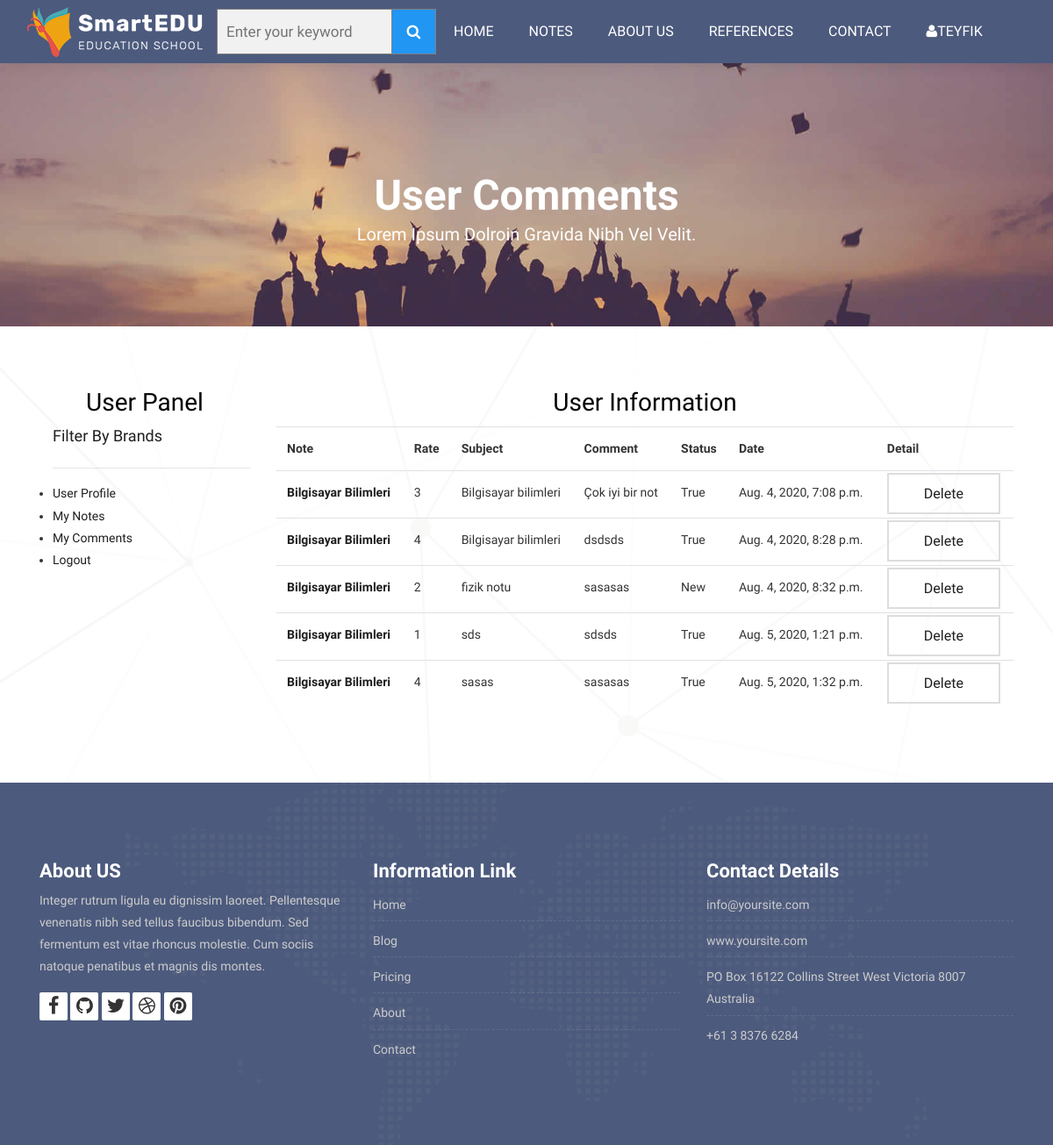
The page /user/comments/ (signed in) on the database as committed earlier.
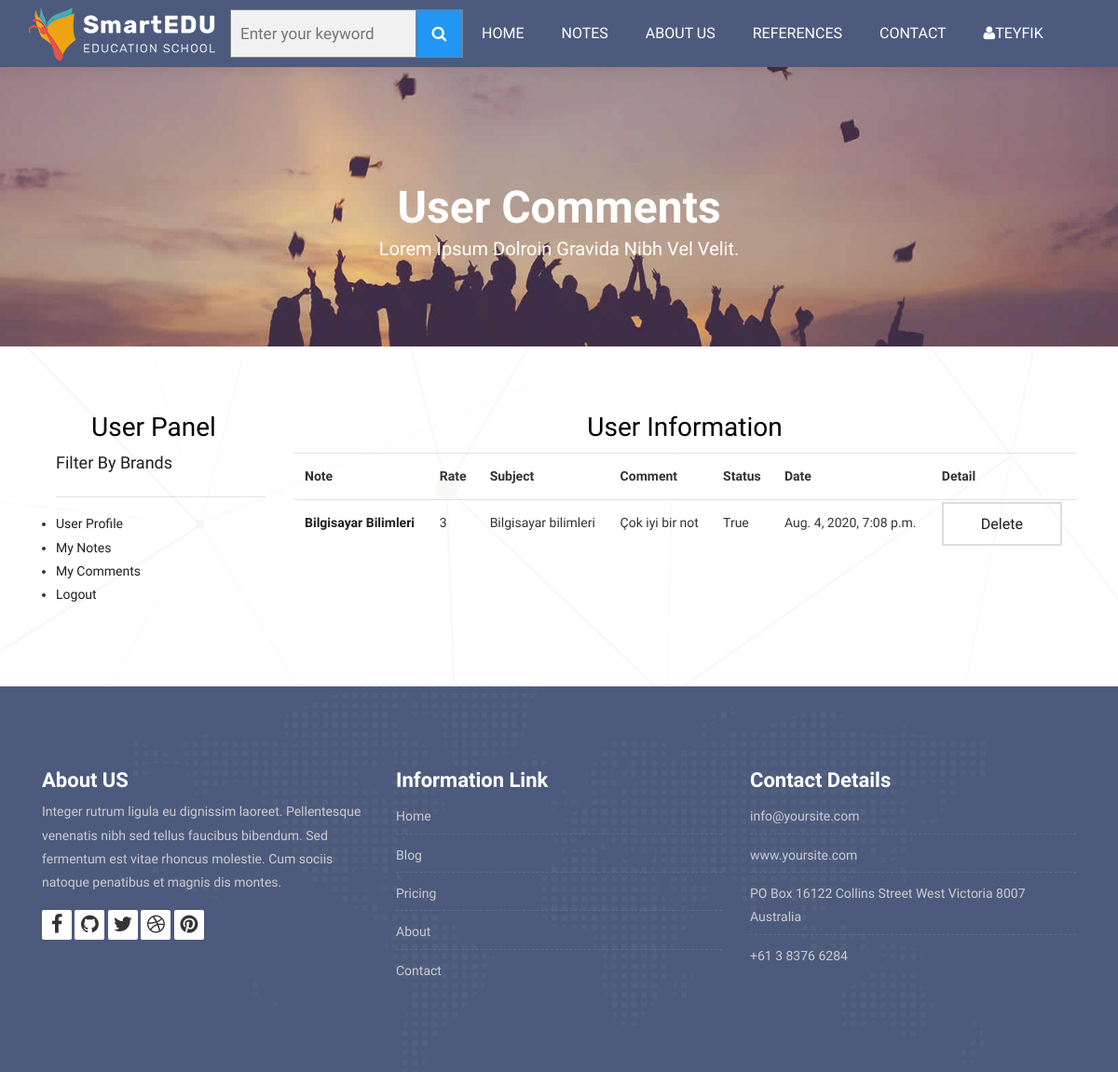
The same page on the database as committed later.
### Note/models.py (models this page shows, shortened)
class Comment(models.Model):
    STATUS=(
        ('New','Yeni'),
        ('True','Evet'),
        ('False','Hayır'),
    )
    note=models.ForeignKey(Note,on_delete=models.CASCADE)
    user=models.ForeignKey(User,on_delete=models.CASCADE)
    subject=models.CharField(max_length=50,blank=True)
    comment=models.TextField(max_length=200,blank=True)
    rate=models.IntegerField(blank=True)
    status=models.CharField(max_length=10,choices=STATUS,default='New')
    ip=models.CharField(blank=True,max_length=20)
    create_at=models.DateTimeField(auto_now_add=True)
    update_at=models.DateTimeField(auto_now=True)

class Note(models.Model):
    STATUS = (
        ('True', 'Evet'),
        ('False', 'Hayır'),
    )
    category=models.ForeignKey(Category,on_delete=models.CASCADE)#category tablosu ile ilişki
    title = models.CharField(blank=True,max_length=100)
    keywords = models.CharField(blank=True,max_length=255)
    description = models.CharField(blank=True,max_length=255)
    image = models.ImageField(blank=True,upload_to='images/')
    status = models.CharField(max_length=10, choices=STATUS)
    slug = models.SlugField(null=False,unique=True)
    detail=RichTextUploadingField()
    created_at=models.DateTimeField(auto_now_add=True)
    updated_at=models.DateTimeField(auto_now=True)

### user/views.py (the view)
# urls.py: path('comments/',views.comments,name='comments'),
@login_required(login_url='/login')
def comments(request):
    category=Category.objects.all()
    current_user=request.user
    comments= Comment.objects.filter(user_id=current_user.id)
    context={
        'category':category,
        'comments':comments,
    }
    return render(request,'user_comments.html',context)

### user/templates/user_comments.html (shortened to what this page needs)
{% extends "homebase.html" %}
{% block content %}
<div class="all-title-box">
		<div class="container text-center">
			<h1>User Comments<span class="m_1">Lorem Ipsum dolroin gravida nibh vel velit.</span></h1>
		</div>
	</div>
<div id="contact" class="section wb">
        <div class="container">
            <div class="row">
                <div class="col-md-3">
                    <div class="container">
                        <div class="map-box">
                            <h2 class="title">User Panel</h2>
                        </div>
                        {% include "user_panel.html" %}
                    </div>
                </div>
				<div class="col-md-9">
					<div class="map-box">
                        <h2 class="title">User Information</h2>
<table class="table">
    <tr>
        <th class="text-left">Note</th>
        <th class="text-left">Rate</th>
        <th class="text-left">Subject</th>
        <th class="text-left">Comment</th>
        <th class="text-left">Status</th>
        <th class="text-left">Date</th>
        <th class="text-left">Detail</th>
    </tr>
    {% for rs in comments %}
    <tr>
        <td class="text-left">
            <a href="/note/{{ rs.note_id }}/{{ rs.note.slug }}">
           <strong> {{ rs.note.title }}</strong>
                </a>
        </td>
        <td class="text-left">{{ rs.rate }}</td>
        <td class="text-left">{{ rs.subject }}</td>
        <td class="text-left">{{ rs.comment }}</td>
        <td class="text-left">{{ rs.status }}</td>
        <td class="text-left">{{ rs.create_at }}</td>
        <td class="text-left"><a class="btn-custom" href="/user/deletecomment/{{ rs.id }}" onclick="return confirm('Delete ! Are you sure?')">Delete</a></td>
    </tr>
{% endfor %}
</table>
					</div>
				</div>
            </div>
        </div>
    </div>
{% endblock %}

### home/templates/homebase.html (shortened to what this page needs)
<!DOCTYPE html>
<html lang="en">
<head>
    {% load static %}
    <link rel="stylesheet" href="{% static 'css/bootstrap.min.css'%}">
    <link rel="stylesheet" href="{% static 'style.css'%}">
    <link rel="stylesheet" href="{% static 'css/versions.css'%}">
    <link rel="stylesheet" href="{% static 'css/responsive.css'%}">
    <link rel="stylesheet" href="{% static 'css/slider.css'%}">
    <link rel="stylesheet" href="{% static 'css/tabs.css'%}">
   <link rel="stylesheet" href="{% static 'css/forms.css'%}">
    <link rel="stylesheet" href="{% static 'css/search.css'%}">
    <link rel="stylesheet" href="{% static 'css/custom.css'%}">
<link rel="stylesheet" href="https://ajax.googleapis.com/ajax/libs/jqueryui/1.11.4/themes/smoothness/jquery-ui.css">
</head>
<body>
{% include 'header.html' %}
{% block content %}{% endblock %}
{% include 'footer.html' %}
</body>
</html>

### home/templates/header.html (shortened to what this page needs)
{% load static %}
<div>
    <header class="top-navbar">
        <nav class="navbar navbar-expand-lg navbar-light bg-light">
            <div class="container-fluid">
                <a class="navbar-brand" aria-expanded="true" href="/">
                    <img src="{% static 'images/logo.png'%}" alt="" />
                </a>
                <div>
                    <form class="example" action="/search/" method="post" style="margin: auto;max-width:250px">
                        <input id="query" name="query" class="input search" type="text" placeholder="Enter your keyword">
                        <button type="submit"><i class="fa fa-search"></i></button>
                    </form>
                </div>
                <div class="collapse navbar-collapse" id="navbars-host">
                    <ul class="navbar-nav ml-auto">
                        <li class="nav-item"><a class="nav-link" href="/home">Home</a></li>
                        <li class="nav-item dropdown">
                            <a class="nav-link dropdown-toggle" href="#">Notes </a>
                                {% load mptt_tags %}
                        </li >
                        <li class="nav-item"><a class="nav-link" href="/about">About Us</a></li>
                        <li class="nav-item"><a class="nav-link" href="/references">References</a></li>
                        <li class="nav-item"><a class="nav-link" href="/contact">Contact</a></li>
                    </ul>
                    <ul class="nav navbar-nav navbar-collapse">
                        {% if user.id is not None %}
                            <li class="nav-item dropdown">
                               <a class="nav-link dropdown-toggle"> <i class="fa fa-user"></i>{{ user.first_name }} </a>
                            </li>
                        {% else %}
                            <li class="nav-item"> <a class="nav-link" href="/login/">Login </a></li>
                            <li class="nav-item"> <a class="nav-link" href="/signup/">Sign up</a></li>
                        {% endif %}
                    </ul>
                </div>
            </div>
        </nav>
    </header>
</div>

### user/templates/user_panel.html
<div class="table">
    <h3 class="title">Filter By Brands</h3>
    <hr>
    <ul class="list-group">
        <li><a href="/user">User Profile</a></li>
        <li><a href="#">My Notes</a></li>
        <li><a href="/user/comments">My Comments</a></li>
        <li><a href="/logout">Logout</a></li>
    </ul>
</div>

### home/templates/footer.html (shortened to what this page needs)
{% load static %}
<footer class="footer">
        <div class="container">
            <div class="row">
                <div class="col-lg-4 col-md-4 col-xs-12">
                    <div class="widget clearfix">
                        <div class="widget-title">
                            <h3>About US</h3>
                        </div>
                        <p> Integer rutrum ligula eu dignissim laoreet. Pellentesque venenatis nibh sed tellus faucibus bibendum. Sed fermentum est vitae rhoncus molestie. Cum sociis natoque penatibus et magnis dis montes.</p>
						<div class="footer-right">
							<ul class="footer-links-soi">
								<li><a href="#"><i class="fa fa-facebook"></i></a></li>
								<li><a href="#"><i class="fa fa-github"></i></a></li>
								<li><a href="#"><i class="fa fa-twitter"></i></a></li>
								<li><a href="#"><i class="fa fa-dribbble"></i></a></li>
								<li><a href="#"><i class="fa fa-pinterest"></i></a></li>
							</ul>
						</div>
                    </div>
                </div>
				<div class="col-lg-4 col-md-4 col-xs-12">
                    <div class="widget clearfix">
                        <div class="widget-title">
                            <h3>Information Link</h3>
                        </div>
                        <ul class="footer-links">
                            <li><a href="#">Home</a></li>
                            <li><a href="#">Blog</a></li>
                            <li><a href="#">Pricing</a></li>
							<li><a href="#">About</a></li>
							<li><a href="#">Contact</a></li>
                        </ul>
                    </div>
                </div>
                <div class="col-lg-4 col-md-4 col-xs-12">
                    <div class="widget clearfix">
                        <div class="widget-title">
                            <h3>Contact Details</h3>
                        </div>
                        <ul class="footer-links">
                            <li><a href="mailto:#">info@yoursite.com</a></li>
                            <li><a href="#">www.yoursite.com</a></li>
                            <li>PO Box 16122 Collins Street West Victoria 8007 Australia</li>
                            <li>+61 3 8376 6284</li>
                        </ul>
                    </div>
                </div>
            </div>
        </div>
    </footer>

### home/static/css/slider.css (style rules this page uses)
* { box-sizing:border-box }

### home/static/css/tabs.css (style rules this page uses)
body { background:#fff; font-family: 'Arimo', sans-serif; }
h2 { color:#000; text-align:center; font-size:2em; }

### home/static/css/search.css (style rules this page uses)
* { box-sizing: border-box; }
form.example input[type=text] { padding: 10px; font-size: 17px; border: 1px solid grey; float: left; width: 80%; background: #f1f1f1; }
form.example button { float: left; width: 20%; padding: 10px; background: #2196F3; color: white; font-size: 17px; border: 1px solid grey; border-left: none; cursor: pointer; }
form.example::after { content: ""; clear: both; display: table; }

Rows that differ between the two databases and show on the page:
removed Comment: note "Bilgisayar Bilimleri", rate "4", subject "Bilgisayar bilimleri", comment "dsdsds", status "True", create_at "Aug. 4, 2020, 8:28 p.m."
removed Comment: note "Bilgisayar Bilimleri", rate "2", subject "fizik notu", comment "sasasas", status "New", create_at "Aug. 4, 2020, 8:32 p.m."
removed Comment: note "Bilgisayar Bilimleri", rate "1", subject "sds", comment "sdsds", status "True", create_at "Aug. 5, 2020, 1:21 p.m."
removed Comment: note "Bilgisayar Bilimleri", rate "4", subject "sasas", comment "sasasas", status "True", create_at "Aug. 5, 2020, 1:32 p.m."
